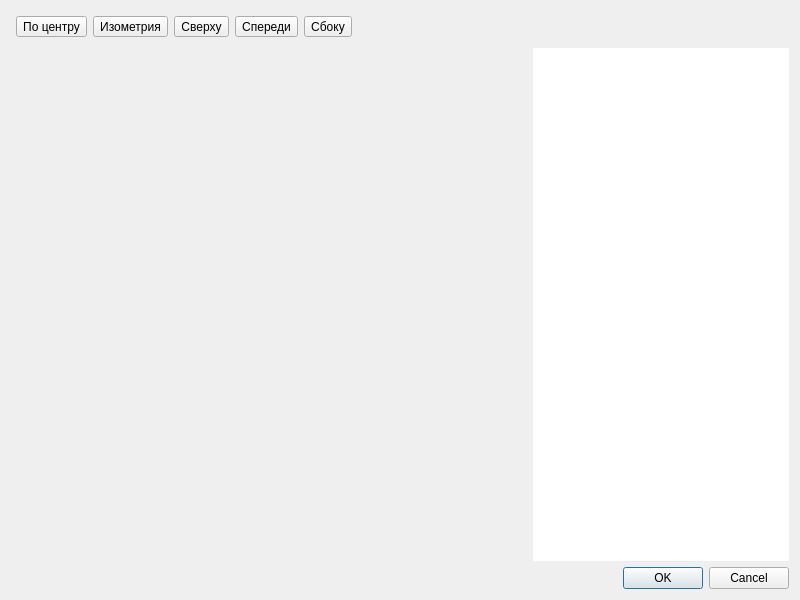
<?xml version="1.0" encoding="UTF-8"?>
<ui version="4.0">
 <class>CandleVisualizerDialog</class>
 <widget class="QDialog" name="CandleVisualizerDialog">
  <property name="geometry">
   <rect>
    <x>0</x>
    <y>0</y>
    <width>800</width>
    <height>600</height>
   </rect>
  </property>
  <property name="windowTitle">
   <string>Визуализация</string>
  </property>
  <layout class="QGridLayout" name="gridLayout">
   <item row="0" column="0" colspan="3">
    <widget class="QFrame" name="actionsFrame">
     <property name="sizePolicy">
      <sizepolicy hsizetype="Preferred" vsizetype="Fixed">
       <horstretch>0</horstretch>
       <verstretch>0</verstretch>
      </sizepolicy>
     </property>
     <property name="frameShape">
      <enum>QFrame::NoFrame</enum>
     </property>
     <property name="frameShadow">
      <enum>QFrame::Raised</enum>
     </property>
     <layout class="QHBoxLayout" name="horizontalLayout">
      <property name="leftMargin">
       <number>5</number>
      </property>
      <property name="topMargin">
       <number>5</number>
      </property>
      <property name="rightMargin">
       <number>5</number>
      </property>
      <property name="bottomMargin">
       <number>5</number>
      </property>
      <item>
       <widget class="QToolButton" name="centerToolButton">
        <property name="text">
         <string>По центру</string>
        </property>
        <property name="icon">
         <iconset resource="resources/images.qrc">
          <normaloff>:/aist/images/aist/center.png</normaloff>:/aist/images/aist/center.png</iconset>
        </property>
        <property name="iconSize">
         <size>
          <width>32</width>
          <height>32</height>
         </size>
        </property>
       </widget>
      </item>
      <item>
       <widget class="QToolButton" name="isometricToolButton">
        <property name="text">
         <string>Изометрия</string>
        </property>
        <property name="icon">
         <iconset resource="resources/images.qrc">
          <normaloff>:/aist/images/aist/perspective.png</normaloff>:/aist/images/aist/perspective.png</iconset>
        </property>
        <property name="iconSize">
         <size>
          <width>32</width>
          <height>32</height>
         </size>
        </property>
       </widget>
      </item>
      <item>
       <widget class="QToolButton" name="topToolButton">
        <property name="text">
         <string>Сверху</string>
        </property>
        <property name="icon">
         <iconset resource="resources/images.qrc">
          <normaloff>:/aist/images/aist/top.png</normaloff>:/aist/images/aist/top.png</iconset>
        </property>
        <property name="iconSize">
         <size>
          <width>32</width>
          <height>32</height>
         </size>
        </property>
       </widget>
      </item>
      <item>
       <widget class="QToolButton" name="frontToolButton">
        <property name="text">
         <string>Спереди</string>
        </property>
        <property name="icon">
         <iconset resource="resources/images.qrc">
          <normaloff>:/aist/images/aist/front.png</normaloff>:/aist/images/aist/front.png</iconset>
        </property>
        <property name="iconSize">
         <size>
          <width>32</width>
          <height>32</height>
         </size>
        </property>
       </widget>
      </item>
      <item>
       <widget class="QToolButton" name="sideToolButton">
        <property name="text">
         <string>Сбоку</string>
        </property>
        <property name="icon">
         <iconset resource="resources/images.qrc">
          <normaloff>:/aist/images/aist/right.png</normaloff>:/aist/images/aist/right.png</iconset>
        </property>
        <property name="iconSize">
         <size>
          <width>32</width>
          <height>32</height>
         </size>
        </property>
       </widget>
      </item>
      <item>
       <spacer name="horizontalSpacer">
        <property name="orientation">
         <enum>Qt::Horizontal</enum>
        </property>
        <property name="sizeHint" stdset="0">
         <size>
          <width>100</width>
          <height>20</height>
         </size>
        </property>
       </spacer>
      </item>
     </layout>
    </widget>
   </item>
   <item row="2" column="1" colspan="2">
    <widget class="QDialogButtonBox" name="buttonBox">
     <property name="orientation">
      <enum>Qt::Horizontal</enum>
     </property>
     <property name="standardButtons">
      <set>QDialogButtonBox::Cancel|QDialogButtonBox::Ok</set>
     </property>
    </widget>
   </item>
   <item row="1" column="0">
    <widget class="QFrame" name="visualizationFrame">
     <property name="sizePolicy">
      <sizepolicy hsizetype="Preferred" vsizetype="Preferred">
       <horstretch>2</horstretch>
       <verstretch>0</verstretch>
      </sizepolicy>
     </property>
     <property name="frameShape">
      <enum>QFrame::NoFrame</enum>
     </property>
     <property name="frameShadow">
      <enum>QFrame::Raised</enum>
     </property>
     <layout class="QGridLayout" name="gridLayout_2">
      <property name="leftMargin">
       <number>0</number>
      </property>
      <property name="topMargin">
       <number>0</number>
      </property>
      <property name="rightMargin">
       <number>0</number>
      </property>
      <property name="bottomMargin">
       <number>0</number>
      </property>
      <item row="0" column="0">
       <widget class="GLWidget" name="glwVisualizer" native="true"/>
      </item>
     </layout>
    </widget>
   </item>
   <item row="1" column="1" colspan="2">
    <widget class="QFrame" name="programmFrame">
     <property name="frameShape">
      <enum>QFrame::NoFrame</enum>
     </property>
     <property name="frameShadow">
      <enum>QFrame::Raised</enum>
     </property>
     <layout class="QGridLayout" name="gridLayout_3">
      <property name="leftMargin">
       <number>0</number>
      </property>
      <property name="topMargin">
       <number>0</number>
      </property>
      <property name="rightMargin">
       <number>0</number>
      </property>
      <property name="bottomMargin">
       <number>0</number>
      </property>
      <item row="0" column="0">
       <widget class="QTableView" name="tblProgram">
        <property name="sizePolicy">
         <sizepolicy hsizetype="Preferred" vsizetype="Minimum">
          <horstretch>1</horstretch>
          <verstretch>0</verstretch>
         </sizepolicy>
        </property>
        <property name="font">
         <font>
          <pointsize>9</pointsize>
         </font>
        </property>
        <property name="contextMenuPolicy">
         <enum>Qt::CustomContextMenu</enum>
        </property>
        <property name="frameShape">
         <enum>QFrame::NoFrame</enum>
        </property>
        <property name="editTriggers">
         <set>QAbstractItemView::NoEditTriggers</set>
        </property>
        <property name="alternatingRowColors">
         <bool>true</bool>
        </property>
        <property name="selectionMode">
         <enum>QAbstractItemView::ContiguousSelection</enum>
        </property>
        <property name="selectionBehavior">
         <enum>QAbstractItemView::SelectRows</enum>
        </property>
        <property name="gridStyle">
         <enum>Qt::DashLine</enum>
        </property>
        <attribute name="horizontalHeaderHighlightSections">
         <bool>false</bool>
        </attribute>
        <attribute name="horizontalHeaderMinimumSectionSize">
         <number>50</number>
        </attribute>
        <attribute name="verticalHeaderVisible">
         <bool>false</bool>
        </attribute>
       </widget>
      </item>
     </layout>
    </widget>
   </item>
  </layout>
 </widget>
 <customwidgets>
  <customwidget>
   <class>GLWidget</class>
   <extends>QWidget</extends>
   <header location="global">libs/candlevisualizer/glwidget.h</header>
   <container>1</container>
  </customwidget>
 </customwidgets>
 <resources>
  <include location="resources/images.qrc"/>
 </resources>
 <connections>
  <connection>
   <sender>buttonBox</sender>
   <signal>accepted()</signal>
   <receiver>CandleVisualizerDialog</receiver>
   <slot>accept()</slot>
   <hints>
    <hint type="sourcelabel">
     <x>248</x>
     <y>254</y>
    </hint>
    <hint type="destinationlabel">
     <x>157</x>
     <y>274</y>
    </hint>
   </hints>
  </connection>
  <connection>
   <sender>buttonBox</sender>
   <signal>rejected()</signal>
   <receiver>CandleVisualizerDialog</receiver>
   <slot>reject()</slot>
   <hints>
    <hint type="sourcelabel">
     <x>316</x>
     <y>260</y>
    </hint>
    <hint type="destinationlabel">
     <x>286</x>
     <y>274</y>
    </hint>
   </hints>
  </connection>
 </connections>
</ui>
